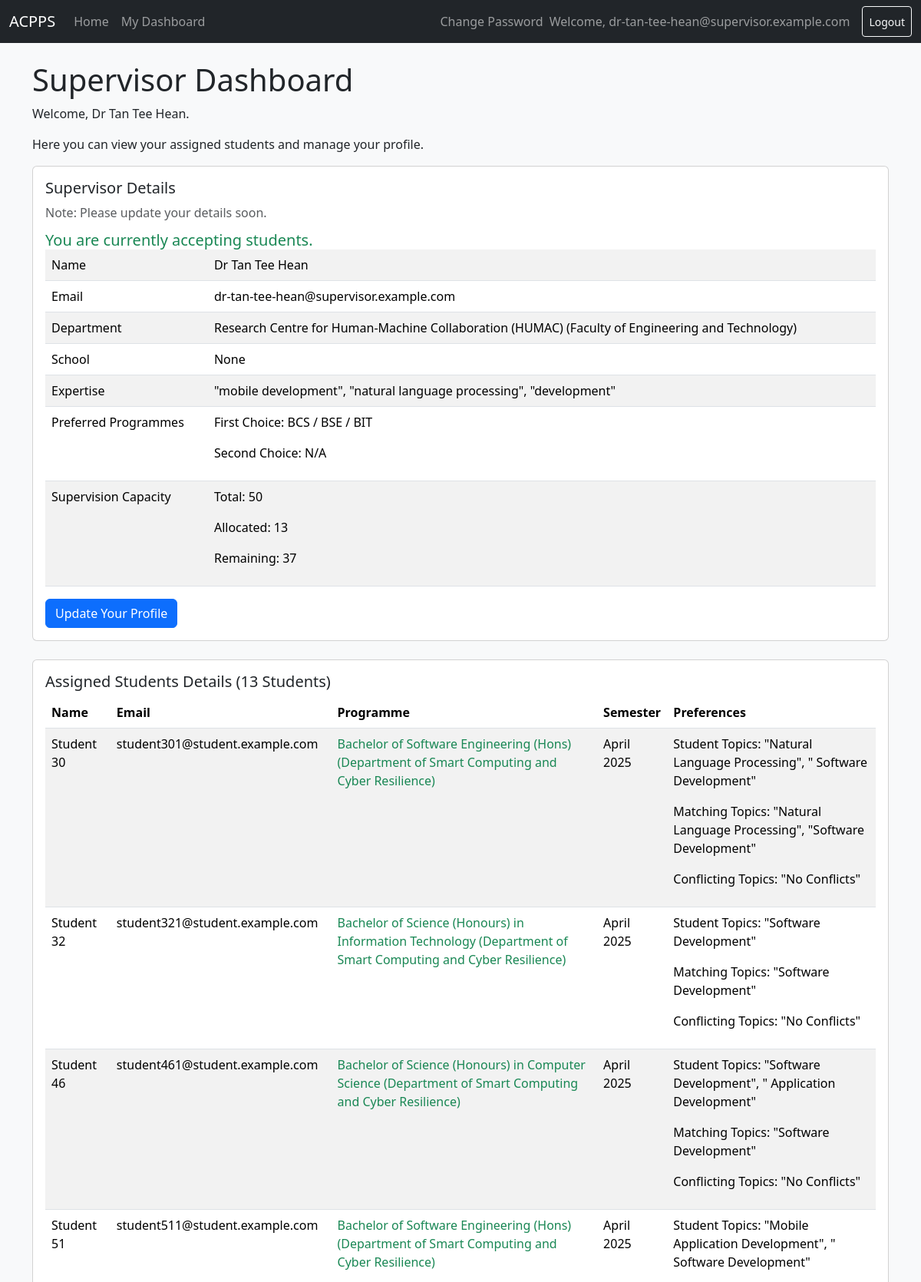
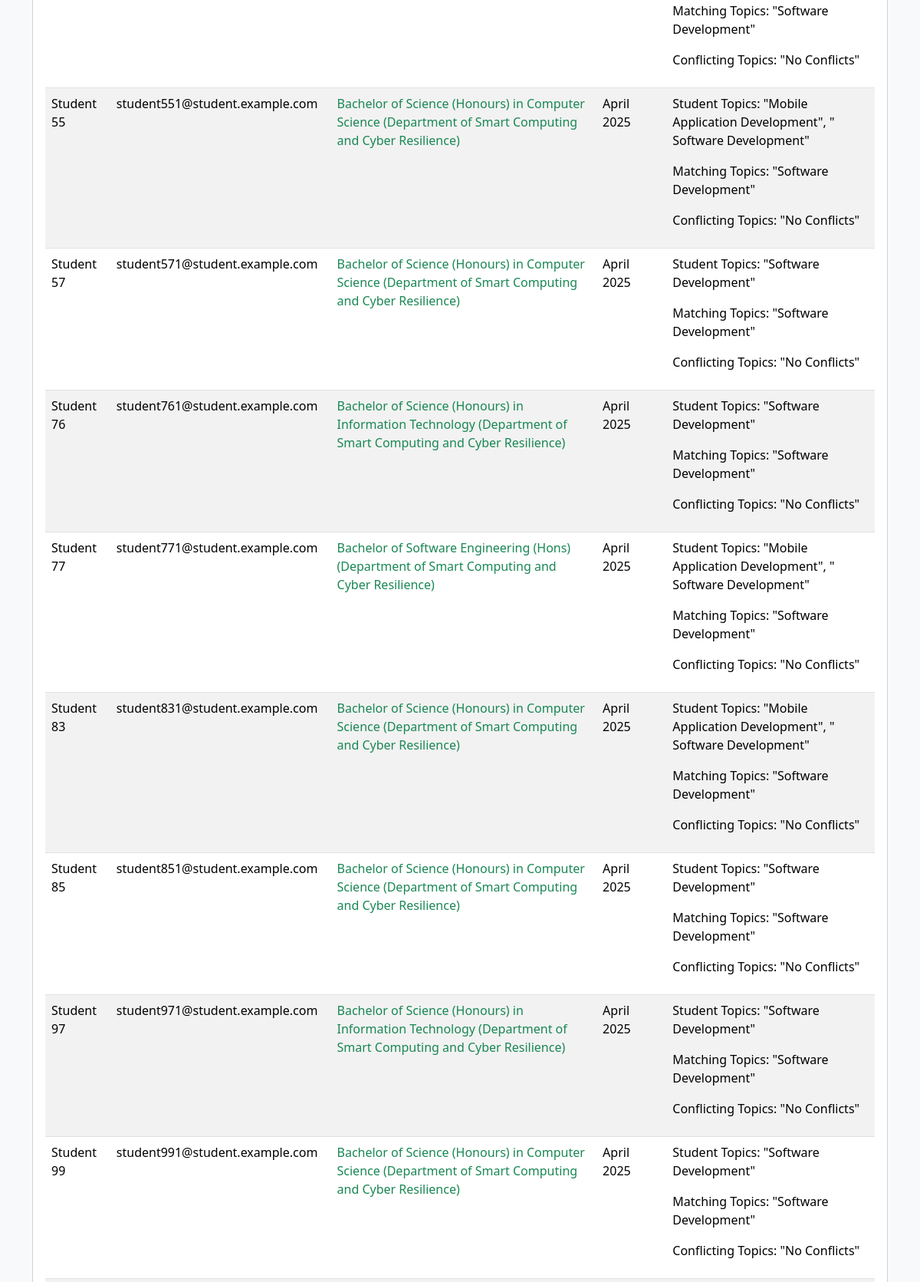
/dashboards/supervisor/ (signed in, upper part), run on the app's committed database (2 pictures, top to bottom).
### users/models.py (models this page shows, shortened)
class User(AbstractBaseUser, PermissionsMixin):
    email = models.EmailField(unique=True)
    is_active = models.BooleanField(default=True)
    is_staff = models.BooleanField(default=False)
    date_joined = models.DateTimeField(default=timezone.now)
    full_name = models.CharField(max_length=255, blank=False, null=False)
    USER_TYPE_CHOICES = (
        ('student', 'Student'),
        ('supervisor', 'Supervisor'),
    )
    user_type = models.CharField(max_length=10, choices=USER_TYPE_CHOICES)
    objects = UserManager()
    USERNAME_FIELD = 'email'
    REQUIRED_FIELDS = ['user_type']
    def get_full_name(self):
        return self.full_name or self.email

class SupervisorProfile(models.Model):
    user = models.OneToOneField(settings.AUTH_USER_MODEL, on_delete=models.CASCADE, primary_key=True)
    department = models.ForeignKey(Department, on_delete=models.SET_NULL, null=True, related_name='supervisors', blank=True)
    school = models.ForeignKey(School, on_delete=models.SET_NULL, null=True, related_name='supervisors', blank=True)
    expertise = models.TextField(blank=True, null=True)
    preferred_programmes_first_choice = models.ForeignKey(ProgrammePreferenceGroup, on_delete=models.SET_NULL, null=True, related_name='supervisors_first_choice', blank=True)
    preferred_programmes_second_choice = models.ForeignKey(ProgrammePreferenceGroup, on_delete=models.SET_NULL, null=True, related_name='supervisors_second_choice', blank=True)
    supervision_capacity = models.PositiveIntegerField(default=0)
    standardised_expertise = models.TextField(blank=True, null=True)
    accepting_students = models.BooleanField(default=True)
    @property
    def effective_school(self):
        return self.department.school if self.department else self.school if self.school else None
    @property
    def is_profile_incomplete(self):
        return (
            (not self.expertise or not self.expertise.strip()) or
            self.preferred_programmes_first_choice is None or
            self.preferred_programmes_second_choice is None
        )

class StudentProfile(models.Model):
    user = models.OneToOneField(settings.AUTH_USER_MODEL, on_delete=models.CASCADE, primary_key=True)
    programme = models.ForeignKey(Programme, on_delete=models.SET_NULL, null=True, related_name='students')
    preference_text = models.TextField(blank=True, null=True)
    positive_preferences = models.TextField(blank=True, null=True)
    negative_preferences = models.TextField(blank=True, null=True)
    supervisor = models.ForeignKey(
        'SupervisorProfile', on_delete=models.SET_NULL, null=True, blank=True, related_name='students'
    )
    semester = models.ForeignKey(
        Semester,
        on_delete=models.PROTECT, # Don't delete a session if programmes are linked to it
        default=get_default_semester(),
        null=True,
        blank=True,
        related_name='students'
    )
    programme_match_type = models.IntegerField(null=True)
    matching_topics = models.TextField(blank=True, null=True)
    conflicting_topics = models.TextField(blank=True, null=True)

### academics/models.py (models this page shows, shortened)
class Department(models.Model):
    name = models.CharField(max_length=100)
    school = models.ForeignKey(School, on_delete=models.CASCADE, related_name='departments', null=True, blank=True)
    faculty = models.ForeignKey(Faculty, on_delete=models.CASCADE, related_name='departments', null=True, blank=True)
    def __str__(self):
        return f"{self.name} ({self.school.name if self.school else self.faculty.name if self.faculty else 'No School or Faculty'})"

class Faculty(models.Model):
    name = models.CharField(max_length=100)

class ProgrammePreferenceGroup(models.Model):
    name = models.CharField(max_length=100)
    programme = models.ManyToManyField(Programme, blank=True, related_name='preference_groups')
    def __str__(self):
        return f"{self.name}"

class Programme(models.Model):
    name = models.CharField(max_length=100)
    department = models.ForeignKey(Department, on_delete=models.CASCADE, related_name='programmes')
    def __str__(self):
        return f"{self.name} ({self.department.name})"

class Semester(models.Model):
    name = models.CharField(max_length=100)
    start_date = models.DateField()
    end_date = models.DateField()
    class Meta:
        get_latest_by = 'start_date'
        ordering = ['-start_date']

### dashboards/views.py (the view)
# urls.py: path('supervisor/', SupervisorDashboardView.as_view(), name='supervisor_dashboard'),
class SupervisorDashboardView(LoginRequiredMixin, View):
    login_url = "/login/"
    redirect_field_name = "redirect_to"
    template_name = 'dashboard/supervisor.html'
    def get(self, request, *args, **kwargs):
        context = {
            'students': [],
            'remaining_capacity': 0,
            'supervisor_profile': None,
            'students_test': StudentProfile.objects.all()
        }
        if hasattr(request.user, 'supervisorprofile'):
            supervisor_profile = request.user.supervisorprofile
            students_queryset = StudentProfile.objects.filter(supervisor=supervisor_profile)
            remaining_capacity = supervisor_profile.supervision_capacity - students_queryset.count()
            context['students'] = students_queryset
            context['remaining_capacity'] = remaining_capacity
            context['supervisor_profile'] = supervisor_profile
        else:
            messages.warning(request, "The logged-in user does not have a supervisor profile.")
        return render(request, self.template_name, context)

### templates/dashboard/supervisor.html (shortened to what this page needs)
{% extends "dashboard/dashboard_base.html" %}
{% block content %}
    <h1>Supervisor Dashboard</h1>
    <p>Welcome, {{ user.get_full_name }}.</p>
    <p>Here you can view your assigned students and manage your profile.</p>
    <div class="card mb-4">
        <div class="card-body">
            <h5 class="card-title">Supervisor Details</h5>
            {% if user.supervisorprofile.is_profile_incomplete %}
                <p class="card-text text-muted">Note: Please update your details soon.</p>
            {% endif %}
            {% if user.supervisorprofile.accepting_students %}
                <h5 class="card-subtitle text-success">You are currently accepting students.</h5>
            {% else %}
                <h5 class="card-subtitle text-danger">You are currently <em>NOT</em> accepting students.</h5>
            {% endif %}
            <div class="table-responsive">
                <table class="table table-striped table-hover">
                    <tr>
                        <td>Name</td>
                        <td>{{ user.get_full_name }}</td>
                    </tr>
                    <tr>
                        <td>Email</td>
                        <td>{{ user.email }}</td>
                    </tr>
                    <tr>
                        <td>Department</td>
                        <td>{{ user.supervisorprofile.department|default:"N/A" }}</td>
                    </tr>
                    <tr>
                        <td>School</td>
                        <td>{{ user.supervisorprofile.effective_school }}</td>
                    </tr>
                    <tr>
                        <td>Expertise</td>
                        <td>{{ user.supervisorprofile.expertise }}</td>
                    </tr>
                    <tr>
                        <td>Preferred Programmes</td>
                        <td>
                            <p>First Choice: {{ user.supervisorprofile.preferred_programmes_first_choice|default:"N/A" }}</p>
                            <p>Second Choice: {{ user.supervisorprofile.preferred_programmes_second_choice|default:"N/A" }}</p>
                        </td>
                    </tr>
                    <tr>
                        <td>Supervision Capacity</td>
                        <td>
                            <p>Total: {{ user.supervisorprofile.supervision_capacity }}</p>
                            <p>Allocated: {{ students.count|default:0 }}</p>
                            <p>Remaining: {{ remaining_capacity|default:user.supervisorprofile.supervision_capacity }}</p>
                        </td>
                    </tr>
                </table>
            </div>
            <button type="button" id="update-btn" class="btn btn-primary" data-url="{% url 'update_profile' %}">Update Your Profile</button>
        </div>
    </div>
    <div class="card mb-4">
        <div class="card-body">
            {% if students %}
                <h5 class="card-title">Assigned Students Details ({{ students.count }} Students)</h5>
                <div class="table-responsive">
                    <table class="table table-striped table-hover">
                        <thead>
                            <th>Name</th>
                            <th>Email</th>
                            <th>Programme</th>
                            <th>Semester</th>
                            <th>Preferences</th>
                        </thead>
                        <tbody>
                            {% for student in students %}
                                <tr>
                                    <td>{{ student.user.full_name }}</td>
                                    <td>{{ student.user.email }}</td>
                                    {% if student.programme_match_type == 1 %}
                                        <td class="text-success">
                                    {% elif student.programme_match_type == 2 %}
                                        <td class="text-warning">
                                    {% elif student.programme_match_type == 0 %}
                                        <td class="text-danger">
                                    {% else %}
                                        <td>
                                    {% endif %}
                                    {{ student.programme }}</td>
                                    <td>{{ student.semester.name }}</td>
                                    <td>
                                        <p>Student Topics: {{ student.positive_preferences }}</p>
                                        <p>Matching Topics: {{ student.matching_topics }}</p>
                                        <P>Conflicting Topics: {{ student.conflicting_topics }} </P>
                                    </td>
                                </tr>
                            {% endfor %}
                        </tbody>
                    </table>
                </div>
            {% else %}
                <h5 class="card-title">You do not have any students assigned yet.</h5>
            {% endif %}
        </div>
    </div>
{% endblock %}
{% block extra_js %}
    {% load static %}
{% endblock %}

### templates/base.html (shortened to what this page needs)
<!DOCTYPE html>
<html lang="en">
<head>
    <link href="https://cdn.jsdelivr.net/npm/bootstrap@5.3.3/dist/css/bootstrap.min.css" rel="stylesheet">
    <link rel="stylesheet" href="https://cdn.jsdelivr.net/npm/bootstrap-icons@1.11.3/font/bootstrap-icons.min.css">
</head>
<body>
    <nav class="navbar navbar-expand-lg navbar-dark bg-dark mb-4">
        <div class="container-fluid">
            <a class="navbar-brand" href="{% url 'home' %}">ACPPS</a>
            <div class="collapse navbar-collapse" id="navbarNav">
                <ul class="navbar-nav me-auto mb-2 mb-lg-0">
                    <li class="nav-item"><a class="nav-link" href="{% url 'home' %}">Home</a></li>
                    {% if user.is_authenticated %}
                        {% if user.is_superuser %}
                            <li class="nav-item"><a class="nav-link" href="{% url 'student_dashboard' %}">Student DB</a></li>
                            <li class="nav-item"><a class="nav-link" href="{% url 'supervisor_dashboard' %}">Supervisor DB</a></li>
                            <li class="nav-item"><a class="nav-link" href="{% url 'coordinator_dashboard' %}">Coordinator DB</a></li>
                            <li class="nav-item"><a class="nav-link" href="{% url 'academics:dashboard' %}">Academics DB</a></li>
                        {% elif user.user_type == 'student' %}
                             <li class="nav-item"><a class="nav-link" href="{% url 'student_dashboard' %}">My Dashboard</a></li>
                        {% elif user.user_type == 'supervisor' %}
                            <li class="nav-item"><a class="nav-link" href="{% url 'supervisor_dashboard' %}">My Dashboard</a></li>
                        {% endif %}
                    {% endif %}
                </ul>
                <div class="navbar-nav ms-auto">
                    {% if user.is_authenticated %}
                        <li class="nav-item"><a class="nav-link" href="{% url 'password_change' %}">Change Password</a></li>
                        <span class="navbar-text me-3">
                            Welcome, {{ user.email }}
                        </span>
                        <form class="d-flex" action="{% url 'logout' %}" method="post">
                            <button type="submit" class="btn btn-outline-light btn-sm">Logout</button>
                        </form>
                    {% else %}
                        <a href="{% url 'login' %}" class="btn btn-outline-light">Login</a>
                    {% endif %}
                </div>
            </div>
        </div>
    </nav>
    <main class="container">
        {% block content %}
        {% endblock %}
    </main>
</body>
</html>

### templates/base.html (style rules this page uses)
body { background-color: #f8f9fa; }

### data on the page
User: email "dr-tan-tee-hean@supervisor.example.com", get_full_name "Dr Tan Tee Hean", supervisorprofile.department "Research Centre for Human-Machine Collaboration (HUMAC) (Faculty of Engineering and Technology)", supervisorprofile.effective_school "None", supervisorprofile.expertise "\"mobile development\", \"natural language processing\", \"development\"", supervisorprofile.preferred_programmes_first_choice "BCS / BSE / BIT", supervisorprofile.preferred_programmes_second_choice "N/A", supervisorprofile.supervision_capacity "50", supervision_capacity "37"
StudentProfile: user.full_name "Student 30", user.email "student301@student.example.com", programme "Bachelor of Software Engineering (Hons) (Department of Smart Computing and Cyber Resilience)", semester.name "April 2025", positive_preferences "\"Natural Language Processing\", \" Software Development\"", matching_topics "\"Natural Language Processing\", \"Software Development\"", conflicting_topics "\"No Conflicts\""
StudentProfile: user.full_name "Student 32", user.email "student321@student.example.com", programme "Bachelor of Science (Honours) in Information Technology (Department of Smart Computing and Cyber Resilience)", semester.name "April 2025", positive_preferences "\"Software Development\"", matching_topics "\"Software Development\"", conflicting_topics "\"No Conflicts\""
StudentProfile: user.full_name "Student 46", user.email "student461@student.example.com", programme "Bachelor of Science (Honours) in Computer Science (Department of Smart Computing and Cyber Resilience)", semester.name "April 2025", positive_preferences "\"Software Development\", \" Application Development\"", matching_topics "\"Software Development\"", conflicting_topics "\"No Conflicts\""
StudentProfile: user.full_name "Student 51", user.email "student511@student.example.com", programme "Bachelor of Software Engineering (Hons) (Department of Smart Computing and Cyber Resilience)", semester.name "April 2025", positive_preferences "\"Mobile Application Development\", \" Software Development\"", matching_topics "\"Software Development\"", conflicting_topics "\"No Conflicts\""
StudentProfile: user.full_name "Student 55", user.email "student551@student.example.com", programme "Bachelor of Science (Honours) in Computer Science (Department of Smart Computing and Cyber Resilience)", semester.name "April 2025", positive_preferences "\"Mobile Application Development\", \" Software Development\"", matching_topics "\"Software Development\"", conflicting_topics "\"No Conflicts\""
StudentProfile: user.full_name "Student 57", user.email "student571@student.example.com", programme "Bachelor of Science (Honours) in Computer Science (Department of Smart Computing and Cyber Resilience)", semester.name "April 2025", positive_preferences "\"Software Development\"", matching_topics "\"Software Development\"", conflicting_topics "\"No Conflicts\""
StudentProfile: user.full_name "Student 76", user.email "student761@student.example.com", programme "Bachelor of Science (Honours) in Information Technology (Department of Smart Computing and Cyber Resilience)", semester.name "April 2025", positive_preferences "\"Software Development\"", matching_topics "\"Software Development\"", conflicting_topics "\"No Conflicts\""
StudentProfile: user.full_name "Student 77", user.email "student771@student.example.com", programme "Bachelor of Software Engineering (Hons) (Department of Smart Computing and Cyber Resilience)", semester.name "April 2025", positive_preferences "\"Mobile Application Development\", \" Software Development\"", matching_topics "\"Software Development\"", conflicting_topics "\"No Conflicts\""
StudentProfile: user.full_name "Student 83", user.email "student831@student.example.com", programme "Bachelor of Science (Honours) in Computer Science (Department of Smart Computing and Cyber Resilience)", semester.name "April 2025", positive_preferences "\"Mobile Application Development\", \" Software Development\"", matching_topics "\"Software Development\"", conflicting_topics "\"No Conflicts\""
StudentProfile: user.full_name "Student 85", user.email "student851@student.example.com", programme "Bachelor of Science (Honours) in Computer Science (Department of Smart Computing and Cyber Resilience)", semester.name "April 2025", positive_preferences "\"Software Development\"", matching_topics "\"Software Development\"", conflicting_topics "\"No Conflicts\""
StudentProfile: user.full_name "Student 97", user.email "student971@student.example.com", programme "Bachelor of Science (Honours) in Information Technology (Department of Smart Computing and Cyber Resilience)", semester.name "April 2025", positive_preferences "\"Software Development\"", matching_topics "\"Software Development\"", conflicting_topics "\"No Conflicts\""
StudentProfile: user.full_name "Student 99", user.email "student991@student.example.com", programme "Bachelor of Science (Honours) in Computer Science (Department of Smart Computing and Cyber Resilience)", semester.name "April 2025", positive_preferences "\"Software Development\"", matching_topics "\"Software Development\"", conflicting_topics "\"No Conflicts\""

### other printed values
{{ students.count|default:0 }} "13"
{{ students.count }} "13"
